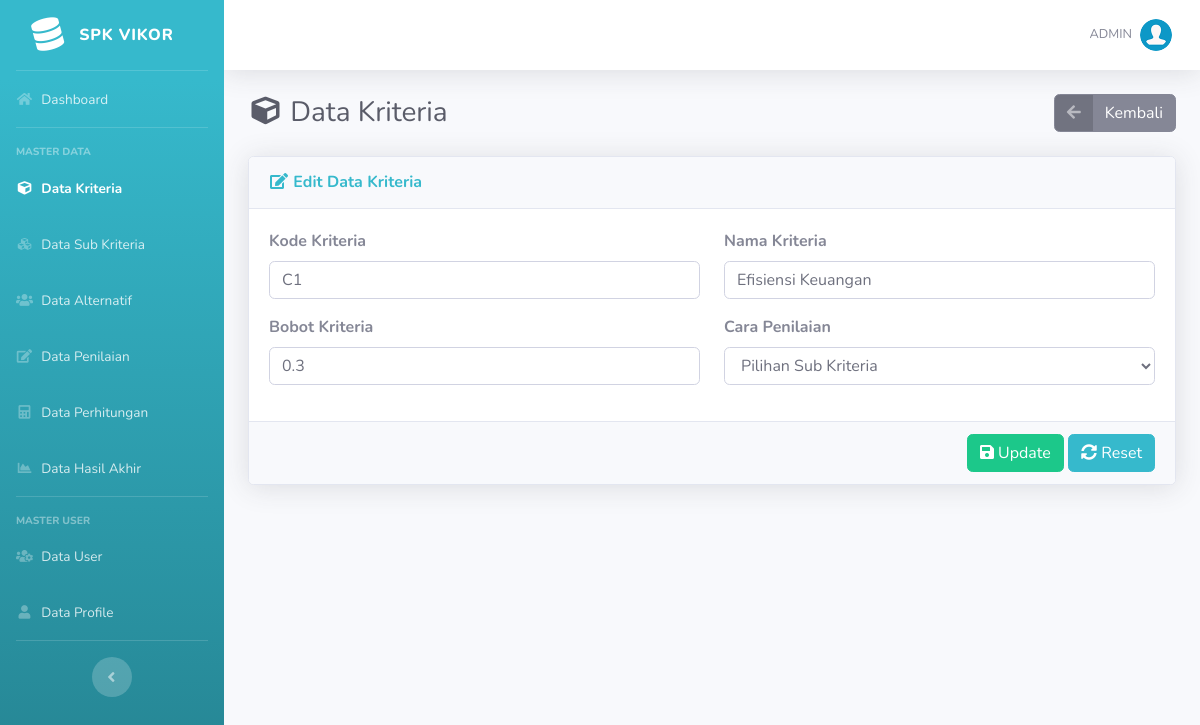
The page /edit-kriteria.php?id=1 (signed in) on the database its author committed.
### tables this page shows
CREATE TABLE IF NOT EXISTS `kriteria` (
  `id_kriteria` int(11) NOT NULL,
  `kode_kriteria` varchar(10) NOT NULL,
  `nama` varchar(50) NOT NULL,
  `bobot` float NOT NULL,
  `ada_pilihan` tinyint(1) DEFAULT NULL
);

### includes/functions.php (called while the page is built, shortened)
<?php
function get_role() {
	if(isset($_SESSION['user_id']) && isset($_SESSION['role'])) {
		if($_SESSION['role'] == '1') {
			return 'admin';
		} else {
			return 'user';
		}
	} else {
		return false;
	}
}
?>

### edit-kriteria.php (the view, shortened to what this page needs)
<?php require_once('includes/init.php');
$user_role = get_role();
if($user_role == 'admin') {
$id_kriteria = (isset($_GET['id'])) ? trim($_GET['id']) : '';
require_once('template/header.php');
?>
<div class="d-sm-flex align-items-center justify-content-between mb-4">
    <h1 class="h3 mb-0 text-gray-800"><i class="fas fa-fw fa-cube"></i> Data Kriteria</h1>
	<a href="list-kriteria.php" class="btn btn-secondary btn-icon-split"><span class="icon text-white-50"><i class="fas fa-arrow-left"></i></span>
		<span class="text">Kembali</span>
	</a>
</div>
<div class="card shadow mb-4">
    <div class="card-header py-3">
        <h6 class="m-0 font-weight-bold text-info"><i class="fas fa-fw fa-edit"></i> Edit Data Kriteria</h6>
    </div>
	<form action="edit-kriteria.php?id=<?php echo $id_kriteria; ?>" method="post">
		<?php
		if(!$id_kriteria) {
		?>
		<div class="card-body">
			<div class="alert alert-danger">Data tidak ada</div>
		</div>
		<?php
		}else{
		$data = mysqli_query($koneksi,"SELECT * FROM kriteria WHERE id_kriteria='$id_kriteria'");
		$cek = mysqli_num_rows($data);
		if($cek <= 0) {
		?>
		<div class="card-body">
			<div class="alert alert-danger">Data tidak ada</div>
		</div>
		<?php
		}else{
			while($d = mysqli_fetch_array($data)){
		?>
		<div class="card-body">
			<div class="row">
				<div class="form-group col-md-6">
					<label class="font-weight-bold">Kode Kriteria</label>
					<input autocomplete="off" type="text" name="kode_kriteria" required value="<?php echo $d['kode_kriteria']; ?>" class="form-control"/>
				</div>
				<div class="form-group col-md-6">
					<label class="font-weight-bold">Nama Kriteria</label>
					<input autocomplete="off" type="text" name="nama" required value="<?php echo $d['nama']; ?>" class="form-control"/>
				</div>
				<div class="form-group col-md-6">
					<label class="font-weight-bold">Bobot Kriteria</label>
					<input autocomplete="off" type="number" name="bobot" required value="<?php echo $d['bobot']; ?>" step="0.01" class="form-control"/>
				</div>
				<div class="form-group col-md-6">
					<label class="font-weight-bold">Cara Penilaian</label>
					<select name="ada_pilihan" class="form-control" required>
						<option value="1" <?php if($d['ada_pilihan']=="1") {echo "selected";} ?>>Pilihan Sub Kriteria</option>
					</select>
				</div>
			</div>
		</div>
		<div class="card-footer text-right">
            <button name="submit" value="submit" type="submit" class="btn btn-success"><i class="fa fa-save"></i> Update</button>
            <button type="reset" class="btn btn-info"><i class="fa fa-sync-alt"></i> Reset</button>
        </div>
		<?php
		}
		}
		}
		?>
	</form>
</div>
<?php
require_once('template/footer.php');
}else {
	header('Location: login.php');
}
?>

### rows shown on the page
kriteria: kode_kriteria "C1", nama "Efisiensi Keuangan", bobot "0.3", ada_pilihan "Pilihan Sub Kriteria"

### other values the page prints
$_SESSION['username'] "ADMIN"
